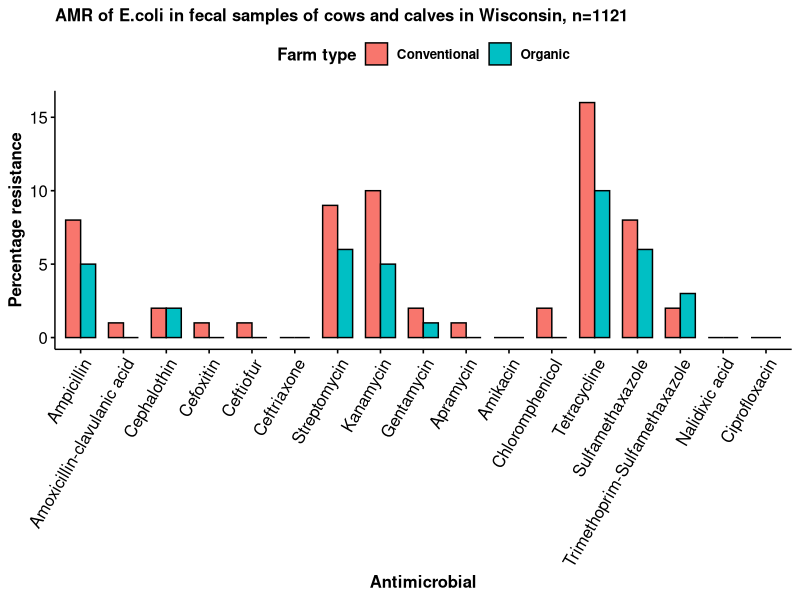
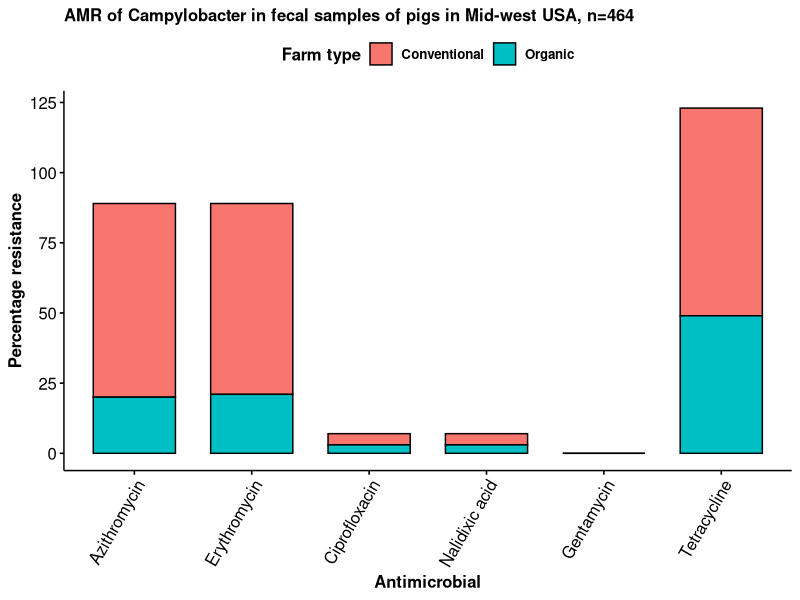
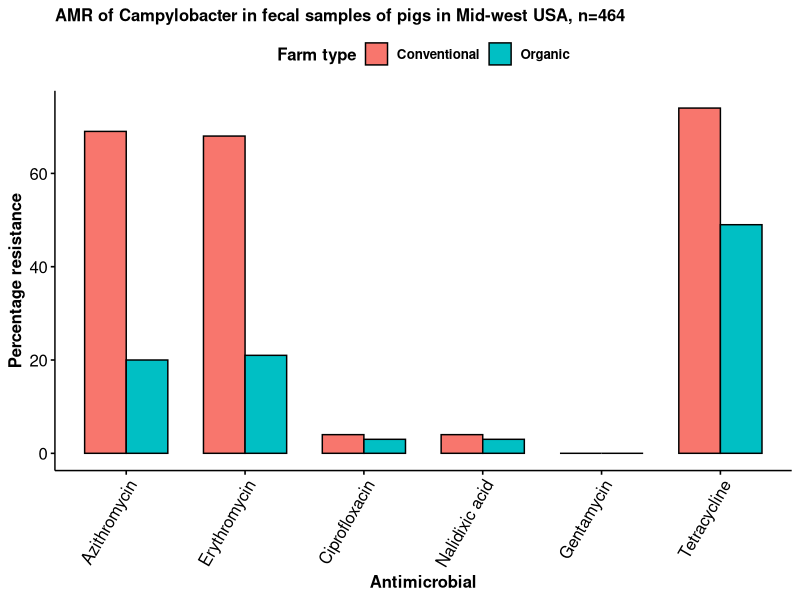
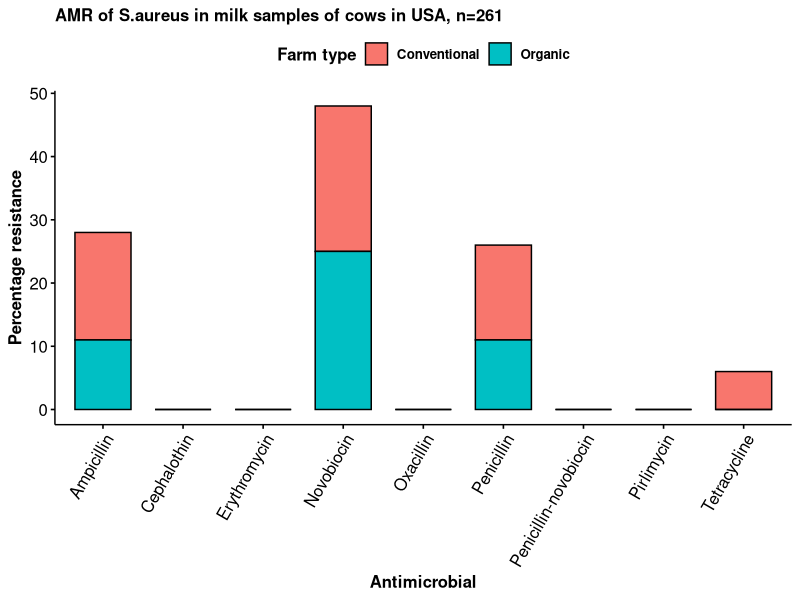
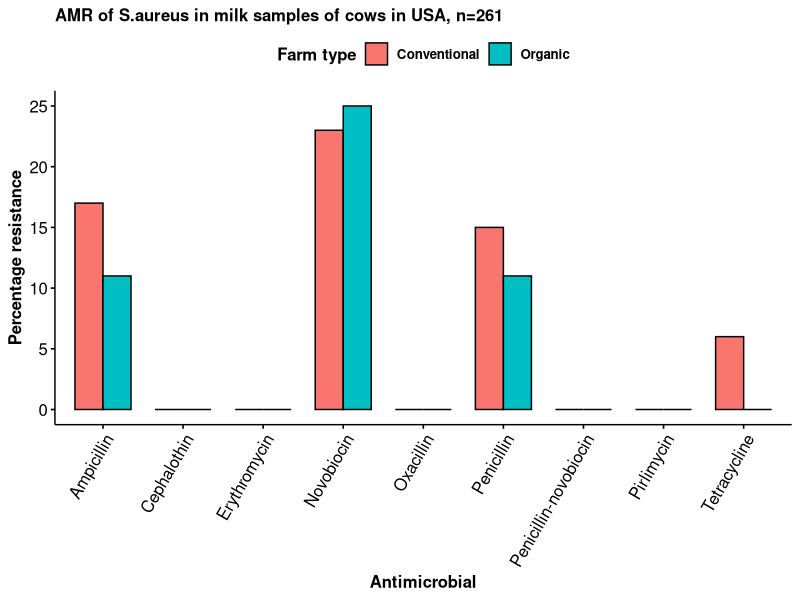
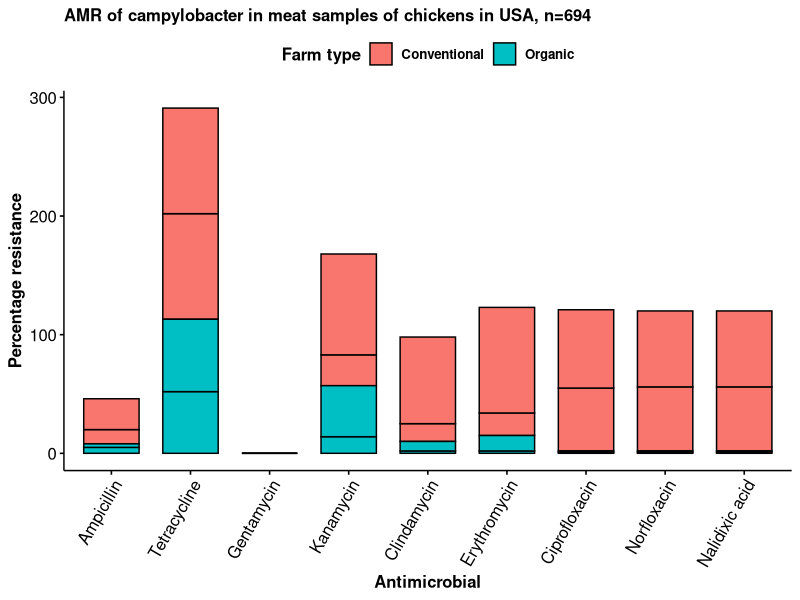
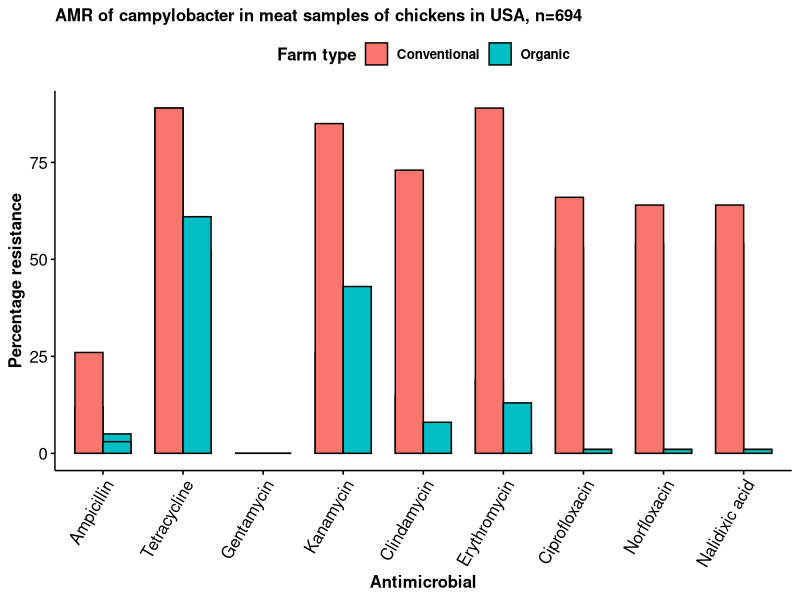
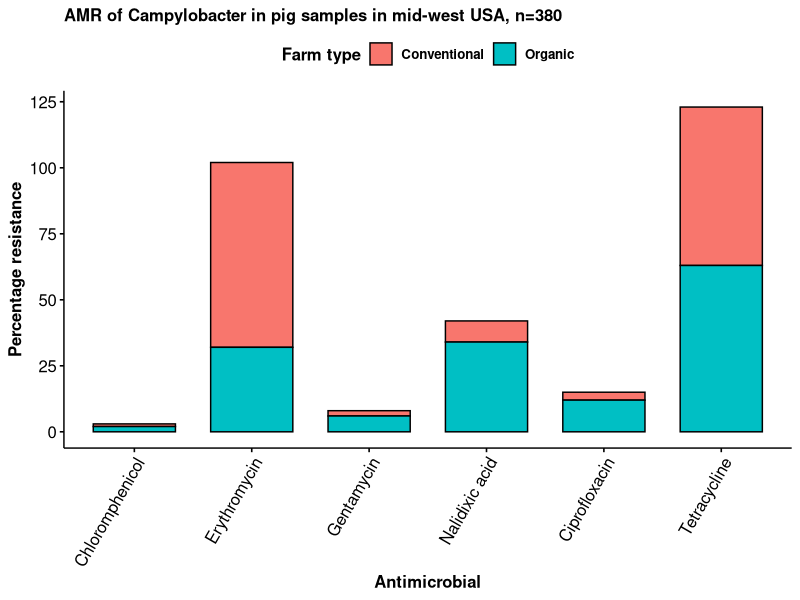

Reproduce these figures in R, in order.
library(tidyverse)
library(dplyr)
library(ggpubr)



#Load data
main_data <- read_csv("conv.csv")

#changing percentage resistance into numeric class and rounding off  
main_data$percent_resistant <- as.numeric(as.character
                                          (main_data$percent_resistant))

main_data$percent_resistant <- round(main_data$percent_resistant, digits = 0)

usa_data <- main_data %>%
  filter(country == "United States of America") %>%
  select("author",
    "country",
         "iso_3",
         "locality",
         "farm_type",
         "sample_type",
         "host",
         "antimicrobial",
         "antimicrobial_compound",
         "who_classification",
         "pathogen",
       
         "percent_resistant",
         
         "no_isolates",
         "sampling_start_date", 
         "sampling_end_date"
  )




p1 <- aggregate(percent_resistant~antimicrobial+author+country+locality+farm_type+
                  sample_type+host+antimicrobial+
            who_classification+pathogen+percent_resistant+
    sampling_start_date, usa_data, mean) 
      
        
   p1      
         
  p1 <- p1 %>%
    relocate(host, .after = "antimicrobial")%>%
    arrange(author)


 
##Plot by Kenji et al.

kenji<- usa_data %>%
  filter(author == "Kenji et al.")

#stacked barplot

kenji_stacked <- ggbarplot(kenji, "antimicrobial", "percent_resistant", fill = "farm_type",
         subtitle = "AMR of E.coli in fecal samples of cows and calves in Wisconsin, n=1121",
          xlab = "Antimicrobial", ylab = "Percentage resistance",
          legend.title = "Farm type", font.x = "bold", font.y = "bold",
          font.legend = "bold", font.subtitle = "bold")+
 rotate_x_text(60)

kenji_stacked <- facet(kenji_stacked, facet.by = "who_classification")
##grouped bar


kenji_grouped <- ggbarplot(kenji, "antimicrobial", "percent_resistant", fill = "farm_type",
          subtitle = "AMR of E.coli in fecal samples of cows and calves in Wisconsin, n=1121",
          xlab = "Antimicrobial", ylab = "Percentage resistance",
          legend.title = "Farm type", font.x = "bold", font.y = "bold",
          font.legend = "bold", font.subtitle = "bold",
          position = position_dodge(0.7))+
  rotate_x_text(60)
kenji_grouped
##Study  by Rollo et al.


Rollo<- usa_data %>%
  filter(author == "Rollo et al.")

#stacked barplot

Rollo_stacked <- ggbarplot(Rollo, "antimicrobial", "percent_resistant", fill = "farm_type",
          subtitle = "AMR of Campylobacter in fecal samples of pigs in Mid-west USA, n=464",
          xlab = "Antimicrobial", ylab = "Percentage resistance",
          legend.title = "Farm type", font.x = "bold", font.y = "bold",
          font.legend = "bold", font.subtitle = "bold")+
  rotate_x_text(60)

Rollo_stacked
##grouped bar


Rollo_grouped <- ggbarplot(Rollo, "antimicrobial", "percent_resistant", fill = "farm_type",
          subtitle = "AMR of Campylobacter in fecal samples of pigs in Mid-west USA, n=464",
          xlab = "Antimicrobial", ylab = "Percentage resistance",
          legend.title = "Farm type", font.x = "bold", font.y = "bold",
          font.legend = "bold", font.subtitle = "bold",
          position = position_dodge(0.7))+
  rotate_x_text(60)
Rollo_grouped

##Tifosky et al.


Tikofsky <- usa_data %>%
  filter(author == "Tikofsky et al.")

#stacked barplot

Tikofsky_stacked <- ggbarplot(Tikofsky, "antimicrobial", "percent_resistant", fill = "farm_type",
          subtitle = "AMR of S.aureus in milk samples of cows in USA, n=261",
          xlab = "Antimicrobial", ylab = "Percentage resistance",
          legend.title = "Farm type", font.x = "bold", font.y = "bold",
          font.legend = "bold", font.subtitle = "bold")+
  rotate_x_text(60)

Tikofsky_stacked
##grouped bar


Tikofsky_grouped <- ggbarplot(Tikofsky, "antimicrobial", "percent_resistant", fill = "farm_type",
          subtitle = "AMR of S.aureus in milk samples of cows in USA, n=261",
          xlab = "Antimicrobial", ylab = "Percentage resistance",
          legend.title = "Farm type", font.x = "bold", font.y = "bold",
          font.legend = "bold", font.subtitle = "bold",
          position = position_dodge(0.7))+
  rotate_x_text(60)

Tikofsky_grouped

## Study by Luangtongkum et al. 

Luangtongkum <- usa_data %>%
  filter(author == "Luangtongkum et al.")



#stacked barplot

Luangto_stacked <- ggbarplot(Luangtongkum, "antimicrobial", "percent_resistant", fill = "farm_type",
          subtitle = "AMR of campylobacter in meat samples of chickens in USA, n=694",
          xlab = "Antimicrobial", ylab = "Percentage resistance",
          legend.title = "Farm type", font.x = "bold", font.y = "bold",
          font.legend = "bold", font.subtitle = "bold")+
  rotate_x_text(60)

Luangto_stacked
##grouped bar


Luangto_grouped <- ggbarplot(Luangtongkum, "antimicrobial", "percent_resistant", fill = "farm_type",
          subtitle = "AMR of campylobacter in meat samples of chickens in USA, n=694",
          xlab = "Antimicrobial", ylab = "Percentage resistance",
          legend.title = "Farm type", font.x = "bold", font.y = "bold",
          font.legend = "bold", font.subtitle = "bold",
          position = position_dodge(0.7))+
  rotate_x_text(60)
Luangto_grouped

##Tadesse et aal.


Tadesse <- usa_data %>%
  filter(author == "Tadesse et al")

#stacked barplot

Tadesse_stacked <- ggbarplot(Tadesse, "antimicrobial", "percent_resistant", fill = "farm_type",
                              subtitle = "AMR of Campylobacter in pig samples in mid-west USA, n=380",
                              xlab = "Antimicrobial", ylab = "Percentage resistance",
                              legend.title = "Farm type", font.x = "bold", font.y = "bold",
                              font.legend = "bold", font.subtitle = "bold")+
  rotate_x_text(60)

Tadesse_stacked
##grouped bar


Tadesse_grouped <- ggbarplot(Tadesse, "antimicrobial", "percent_resistant", fill = "farm_type",
                              subtitle = "AMR of Campylobacter in pig samples in mid-west USA, n=380",
                              xlab = "Antimicrobial", ylab = "Percentage resistance",
                              legend.title = "Farm type", font.x = "bold", font.y = "bold",
                              font.legend = "bold", font.subtitle = "bold",
                              position = position_dodge(0.7))+
  rotate_x_text(60)

Tadesse_grouped

##Sanchez et al.


Sanchez <- usa_data %>%
  filter(author == "Sanchez et al")

#stacked barplot

Sanchez_stacked <- ggbarplot(Sanchez, "antimicrobial", "percent_resistant", fill = "farm_type",
                             subtitle = "AMR of E.coli in Chicken samples in USA, n=174",
                             xlab = "Antimicrobial", ylab = "Percentage resistance",
                             legend.title = "Farm type", font.x = "bold", font.y = "bold",
                             font.legend = "bold", font.subtitle = "bold")+
  rotate_x_text(60)

Sanchez_stacked
##grouped bar


Sanchez_grouped <- ggbarplot(Sanchez, "antimicrobial", "percent_resistant", fill = "farm_type",
                             subtitle = "AMR of E.coli in Chicken samples in USA, n=174",
                             xlab = "Antimicrobial", ylab = "Percentage resistance",
                             legend.title = "Farm type", font.x = "bold", font.y = "bold",
                             font.legend = "bold", font.subtitle = "bold",
                             position = position_dodge(0.7))+
  rotate_x_text(60)

Sanchez_grouped



##Kim et al.


Kim <- usa_data %>%
  filter(author == "Kim et al.")

#stacked barplot

Kim_stacked <- ggbarplot(Kim, "antimicrobial", "percent_resistant", fill = "farm_type",
                             subtitle = "AMR of E.coli in Chicken  caecal samples in USA, n=120",
                             xlab = "Antimicrobial", ylab = "Percentage resistance",
                             legend.title = "Farm type", font.x = "bold", font.y = "bold",
                             font.legend = "bold", font.subtitle = "bold")+
  rotate_x_text(60)

Kim_stacked

##grouped bar
Kim_grouped <- ggbarplot(Kim, "antimicrobial", "percent_resistant", fill = "farm_type",
                             subtitle = "AMR of E.coli in Chicken  caecal samples in USA, n=120",
                             xlab = "Antimicrobial", ylab = "Percentage resistance",
                             legend.title = "Farm type", font.x = "bold", font.y = "bold",
                             font.legend = "bold", font.subtitle = "bold",
                             position = position_dodge(0.7))+
  rotate_x_text(60)

Kim_grouped


##Kilonzo-Nthenge et al

Kilonzo <- usa_data %>%
  filter(author == "Kilonzo-Nthenge et al")

#stacked barplot

Kilonzo_stacked <- ggbarplot(Kilonzo, "antimicrobial", "percent_resistant", fill = "farm_type",
                         subtitle = "AMR of Enterococcus in Chicken meat samples in Tennessee USA, n=265",
                         xlab = "Antimicrobial", ylab = "Percentage resistance",
                         legend.title = "Farm type", font.x = "bold", font.y = "bold",
                         font.legend = "bold", font.subtitle = "bold")+
  rotate_x_text(60)

Kilonzo_stacked

##grouped bar
Kilonzo_grouped <- ggbarplot(Kilonzo, "antimicrobial", "percent_resistant", fill = "farm_type",
                         subtitle = "AMR of Enterococcus in Chicken meat samples in Tennessee USA, n=265",
                         xlab = "Antimicrobial", ylab = "Percentage resistance",
                         legend.title = "Farm type", font.x = "bold", font.y = "bold",
                         font.legend = "bold", font.subtitle = "bold",
                         position = position_dodge(0.7))+
  rotate_x_text(60)

Kilonzo_grouped

##Bailley et al


Bailley <- usa_data %>%
  filter(author == "Bailley et al")

Bailley_stacked <- ggbarplot(Bailley, "antimicrobial", "percent_resistant", fill = "farm_type",
                         subtitle = "AMR of Salmonella in Chicken  fecal samples in USA, n=40",
                         xlab = "Antimicrobial", ylab = "Percentage resistance",
                         legend.title = "Farm type", font.x = "bold", font.y = "bold",
                         font.legend = "bold", font.subtitle = "bold")+
  rotate_x_text(60)

Bailley_stacked

##grouped bar
Bailley_grouped <- ggbarplot(Bailley, "antimicrobial", "percent_resistant", fill = "farm_type",
                         subtitle = "AMR of Salmonella in Chicken  fecal samples in USA, n=40",
                         xlab = "Antimicrobial", ylab = "Percentage resistance",
                         legend.title = "Farm type", font.x = "bold", font.y = "bold",
                         font.legend = "bold", font.subtitle = "bold",
                         position = position_dodge(0.7))+
  rotate_x_text(60)

Bailley_grouped


